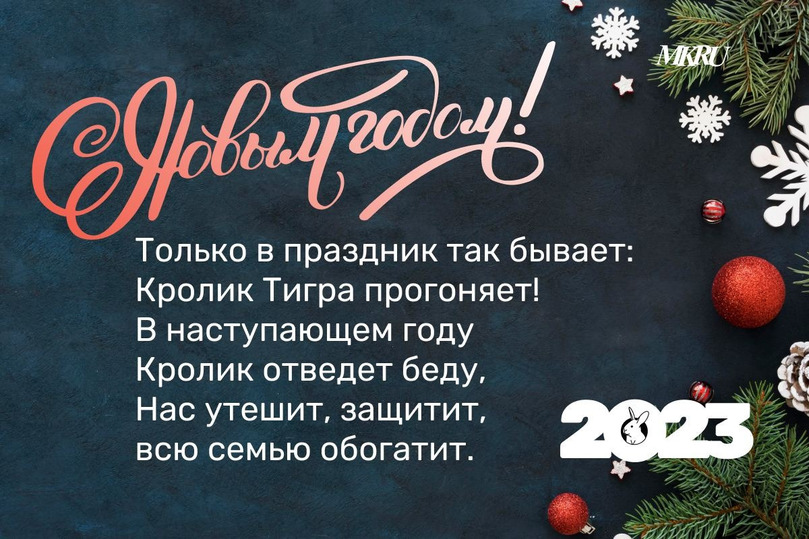
#> input picture lab8/post.jpg, 809 x 539 px
$ python main.py
#> lines starting #> are read from the running program, lines starting #| are printed output that depends on the picture
def p1():
    from PIL import Image
    name = "post.jpg"
    with Image.open(name) as img:
#> img is the input picture: PIL image 809x539 RGB; mean R, G, B 63.8, 71.6, 77.2
        img.load()

    img = img.crop((100, 200, 650, 500))
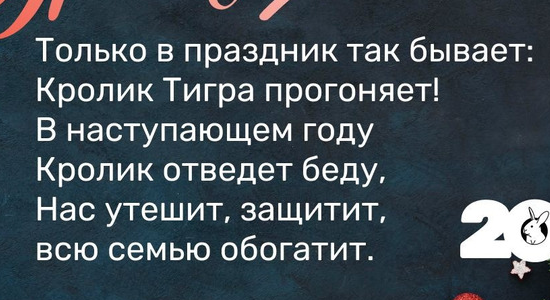
#> img: PIL image 550x300 RGB; mean R, G, B 62.6, 75.1, 83.7
    img.save('newpost.jpg')
    img.show()

def p2():
    from PIL import Image

    p = {"8": "8m.jpg", "23": "23f.jpg", "9": "9m.jpg"}
#> (the run stopped early here; a loop or call above may not have finished)
